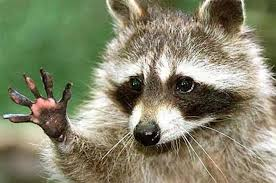
#> input picture IOT-Joao/15.04/atividades/1.jpg, 276 x 183 px
$ python atividade4.py
#> lines starting #> are read from the running program, lines starting #| are printed output that depends on the picture
# Atividade 4 — Mini zoom manual (ajustado para imagem 183x276)

import cv2

img = cv2.imread('1.jpg')
#> img is the input picture: shape (183, 276, 3); mean B, G, R 106.2, 132.8, 132.4

detalhe1 = img[20:90, 30:120]
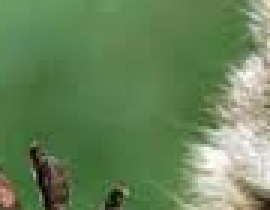
#> detalhe1: shape (70, 90, 3) (shown 3 times larger); mean B, G, R 90, 132.5, 104.2

detalhe2 = img[90:170, 150:260]
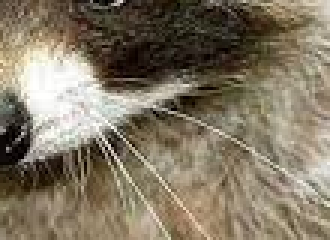
#> detalhe2: shape (80, 110, 3) (shown 3 times larger); mean B, G, R 99.9, 119, 130

cv2.imshow('Detalhe 1', detalhe1)
cv2.imshow('Detalhe 2', detalhe2)

cv2.imwrite('detalhe_superior.jpg', detalhe1)
cv2.imwrite('detalhe_inferior.jpg', detalhe2)

cv2.waitKey(0)
cv2.destroyAllWindows()

$ run again, with IOT-Joao/15.04/atividades/2.jpg copied over IOT-Joao/15.04/atividades/1.jpg
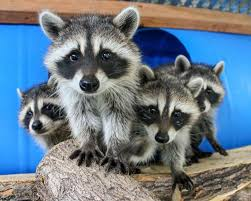
#> input picture IOT-Joao/15.04/atividades/2.jpg, 251 x 201 px
#> img is the input picture: shape (201, 251, 3); mean B, G, R 137.4, 123.7, 107
#> `detalhe1 = img[20:90, 30:120]`:
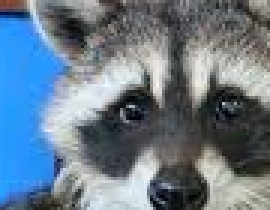
#> detalhe1: shape (70, 90, 3) (shown 3 times larger); mean B, G, R 138.7, 122.9, 104.7
#> `detalhe2 = img[90:170, 150:260]`:
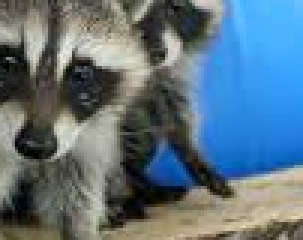
#> detalhe2: shape (80, 101, 3) (shown 3 times larger); mean B, G, R 127.2, 114.3, 92.7
